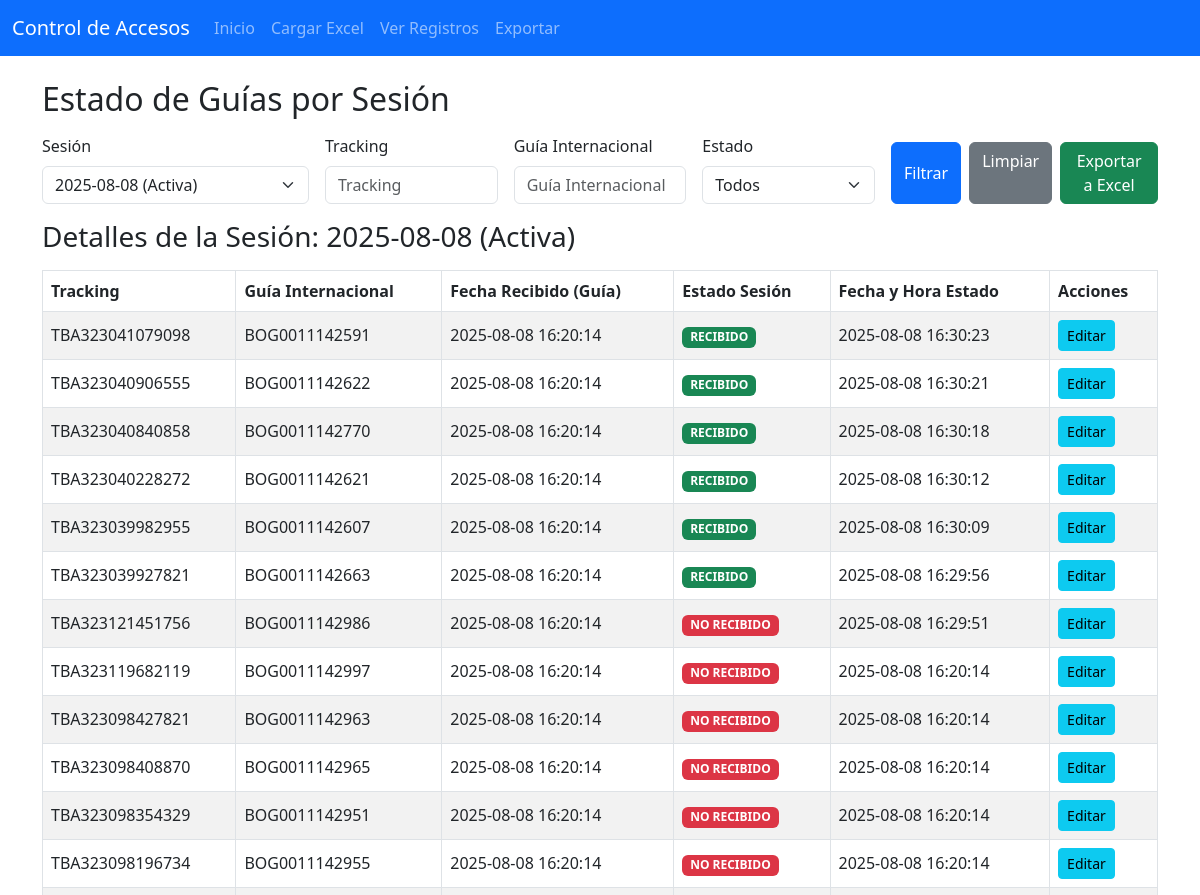
Page /registros (upper part) on the earlier database version.
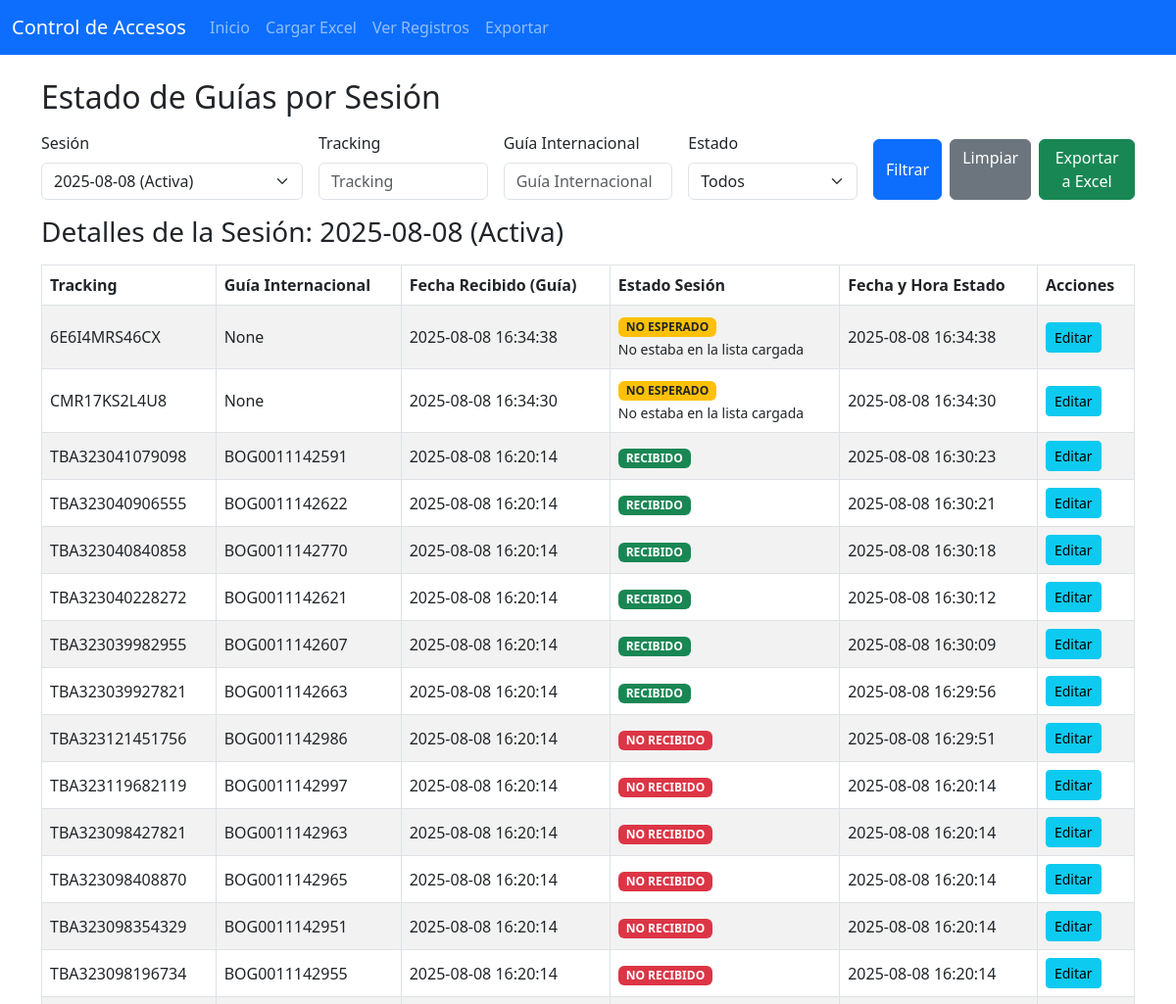
Same page on the later database version.
### models.py (models this page shows)
class Session(db.Model):
    id = db.Column(db.Integer, primary_key=True)
    session_date = db.Column(db.Date, unique=True, nullable=False)
    is_closed = db.Column(db.Boolean, default=False, nullable=False)
    total_scanned_packages = db.Column(db.Integer, default=0, nullable=False)
    unknown_packages = db.Column(db.Integer, default=0, nullable=False)
    missing_packages = db.Column(db.Integer, default=0, nullable=False)

class GuiaSessionStatus(db.Model):
    id = db.Column(db.Integer, primary_key=True)
    session_id = db.Column(db.Integer, db.ForeignKey('session.id'),
                           nullable=False)
    guia_id = db.Column(db.Integer, db.ForeignKey('guia.id'), nullable=False)
    status = db.Column(db.String(20), nullable=False)  # noqa: E501
    timestamp_status_change = db.Column(db.DateTime, default=datetime.utcnow,
                                        nullable=False)
    session = db.relationship('Session', backref='guia_statuses')
    guia = db.relationship('Guia', backref='session_statuses')
    __table_args__ = (db.UniqueConstraint('session_id', 'guia_id',
                                          name='_session_guia_uc'),)

class Guia(db.Model):
    id = db.Column(db.Integer, primary_key=True)
    tracking = db.Column(db.String(120), unique=False, nullable=True)  # noqa: E501
    guia_internacional = db.Column(db.String(50), unique=False, nullable=True)  # noqa: E501
    fecha_recibido = db.Column(db.DateTime, default=datetime.utcnow)

### routes/records.py (the view)
@records_bp.route('/registros', methods=['GET'])
def registros():
    sessions = Session.query.order_by(Session.session_date.desc()).all()
    session_id = request.args.get('session_id', type=int)
    current_session = None
    if session_id:
        current_session = Session.query.get(session_id)
    elif g.session:
        current_session = g.session
    elif sessions:
        current_session = sessions[0]
    guia_statuses = []
    if current_session:
        query = GuiaSessionStatus.query.filter_by(
            session_id=current_session.id).join(Guia)
        tracking = request.args.get('tracking', '').strip()
        guia_internacional = request.args.get('guia_internacional', '').strip()
        status_filter = request.args.get('status', '').strip()
        if tracking:
            query = query.filter(Guia.tracking.ilike(f'%{tracking}%'))
        if guia_internacional:
            query = query.filter(
                Guia.guia_internacional.ilike(f'%{guia_internacional}%'))
        if status_filter:
            query = query.filter(GuiaSessionStatus.status == status_filter)
        guia_statuses = query.order_by(
            GuiaSessionStatus.timestamp_status_change.desc()).all()
    return render_template('registros.html',
                           guia_statuses=guia_statuses,
                           sessions=sessions,
                           current_session=current_session,
                           selected_session_id=(current_session.id
                                                if current_session else None))

### routes/session.py (called while the page is built, shortened)
@session_bp.before_app_request
def load_current_session():
    today = date.today()
    g.session = Session.query.filter_by(session_date=today).first()

### templates/registros.html (shortened to what this page needs)
{% extends 'base.html' %}
{% block content %}
<h2 class="mb-3">Estado de Guías por Sesión</h2>
<form class="row g-3 mb-3 align-items-end" method="get">
  <div class="col-md-4 col-lg-3">
    <label for="session_select" class="form-label">Sesión</label>
    <select name="session_id" id="session_select" class="form-select" onchange="this.form.submit()">
      {% for s in sessions %}
      <option value="{{ s.id }}" {% if s.id == selected_session_id %}selected{% endif %}>
        {{ s.session_date.strftime('%Y-%m-%d') }} {% if s.is_closed %}(Cerrada){% else %}(Activa){% endif %}
      </option>
      {% endfor %}
    </select>
  </div>
  <div class="col-md-4 col-lg-2">
    <label for="tracking_input" class="form-label">Tracking</label>
    <input type="text" name="tracking" id="tracking_input" class="form-control" placeholder="Tracking" value="{{ request.args.get('tracking', '') }}">
  </div>
  <div class="col-md-4 col-lg-2">
    <label for="guia_internacional_input" class="form-label">Guía Internacional</label>
    <input type="text" name="guia_internacional" id="guia_internacional_input" class="form-control" placeholder="Guía Internacional" value="{{ request.args.get('guia_internacional', '') }}">
  </div>
  <div class="col-md-4 col-lg-2">
    <label for="status_select" class="form-label">Estado</label>
    <select name="status" id="status_select" class="form-select">
      <option value="">Todos</option>
    </select>
  </div>
  <div class="col-md-8 col-lg-3 d-flex gap-2">
    <button type="submit" class="btn btn-primary flex-grow-1">Filtrar</button>
    <a href="{{ url_for('records.registros', session_id=selected_session_id) }}" class="btn btn-secondary flex-grow-1">Limpiar</a>
    <a href="{{ url_for('records.export', session_id=selected_session_id, tracking=request.args.get('tracking', ''), guia_internacional=request.args.get('guia_internacional', ''), status=request.args.get('status', '')) }}" class="btn btn-success flex-grow-1">Exportar a Excel</a>
  </div>
</form>
{% if current_session %}
<h3 class="mb-3">Detalles de la Sesión: {{ current_session.session_date.strftime('%Y-%m-%d') }} {% if current_session.is_closed %}(Cerrada){% else %}(Activa){% endif %}</h3>
<div class="table-responsive">
  <table class="table table-striped table-bordered">
    <thead>
      <tr>
        <th>Tracking</th>
        <th>Guía Internacional</th>
        <th>Fecha Recibido (Guía)</th>
        <th>Estado Sesión</th>
        <th>Fecha y Hora Estado</th>
        <th>Acciones</th>
      </tr>
    </thead>
    <tbody>
      {% for gs in guia_statuses %}
      <tr>
        <td>{{ gs.guia.tracking }}</td>
        <td>{{ gs.guia.guia_internacional }}</td>
        <td>{{ gs.guia.fecha_recibido.strftime('%Y-%m-%d %H:%M:%S') if gs.guia.fecha_recibido else 'N/A' }}</td>
        <td>
          {% if gs.status == 'NO ESPERADO' %}
            <span class="badge bg-warning text-dark">NO ESPERADO</span><br>
            <small>No estaba en la lista cargada</small>
          {% elif gs.status == 'RECIBIDO' %}
            <span class="badge bg-success">RECIBIDO</span>
          {% elif gs.status == 'NO RECIBIDO' %}
            <span class="badge bg-danger">NO RECIBIDO</span>
          {% elif gs.status == 'NO ESCANEADO' %}
            <span class="badge bg-secondary">NO ESCANEADO</span>
          {% else %}
            {{ gs.status }}
          {% endif %}
        </td>
        <td>{{ gs.timestamp_status_change.strftime('%Y-%m-%d %H:%M:%S') }}</td>
        <td>
          <a href="{{ url_for('records.edit_guia_status', guia_id=gs.guia.id, session_id=gs.session.id) }}" class="btn btn-sm btn-info">Editar</a>
        </td>
      </tr>
      {% else %}
      <tr><td colspan="6" class="text-center">No hay guías para esta sesión o con los filtros aplicados.</td></tr>
      {% endfor %}
    </tbody>
  </table>
</div>
{% else %}
<div class="alert alert-info">Por favor, seleccione una sesión para ver los estados de las guías.</div>
{% endif %}
{% endblock %}

### templates/base.html (shortened to what this page needs)
<!DOCTYPE html>
<html lang="es">
  <head>
    <link
      href="https://cdn.jsdelivr.net/npm/bootstrap@5.3.0/dist/css/bootstrap.min.css"
      rel="stylesheet"
    />
    <link rel="stylesheet" href="/static/css/custom.css" />
  </head>
  <body>
    <nav class="navbar navbar-expand-lg navbar-dark bg-primary mb-4">
      <div class="container-fluid">
        <a class="navbar-brand" href="/">Control de Accesos</a>
        <div class="collapse navbar-collapse" id="navbarNav">
          <ul class="navbar-nav">
            <li class="nav-item"><a class="nav-link" href="/">Inicio</a></li>
            <li class="nav-item">
              <a class="nav-link" href="/upload">Cargar Excel</a>
            </li>
            <li class="nav-item">
              <a class="nav-link" href="/registros">Ver Registros</a>
            </li>
            <li class="nav-item">
              <a class="nav-link" href="/export">Exportar</a>
            </li>
          </ul>
        </div>
      </div>
    </nav>
    <div class="container">
       {% block content %}{% endblock %}
    </div>
  </body>
</html>

### static/css/custom.css (style rules this page uses)
.table-responsive { overflow-x: auto; }
.table th, .table td { white-space: nowrap; vertical-align: middle; }

Differences in the rows shown:
added GuiaSessionStatus: guia.tracking "6E6I4MRS46CX", guia.guia_internacional "None", guia.fecha_recibido "2025-08-08 16:34:38", status "NO ESPERADO", timestamp_status_change "2025-08-08 16:34:38"
added GuiaSessionStatus: guia.tracking "CMR17KS2L4U8", guia.guia_internacional "None", guia.fecha_recibido "2025-08-08 16:34:30", status "NO ESPERADO", timestamp_status_change "2025-08-08 16:34:30"
